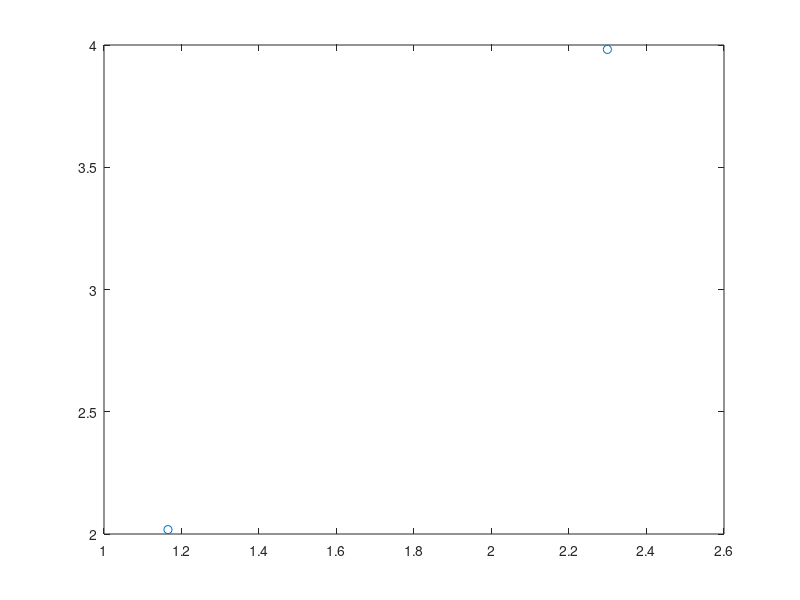

This chart was generated by the following MATLAB code:
X = [4 3;-4 5];
theta = pi/3;
c2 = cos(theta)^2;
cs = cos(theta)*sin(theta);
s2 = sin(theta)^2;
P = [c2 cs;cs s2];
Xp = X * P;
plot(Xp(:,1),Xp(:,2),'o')
